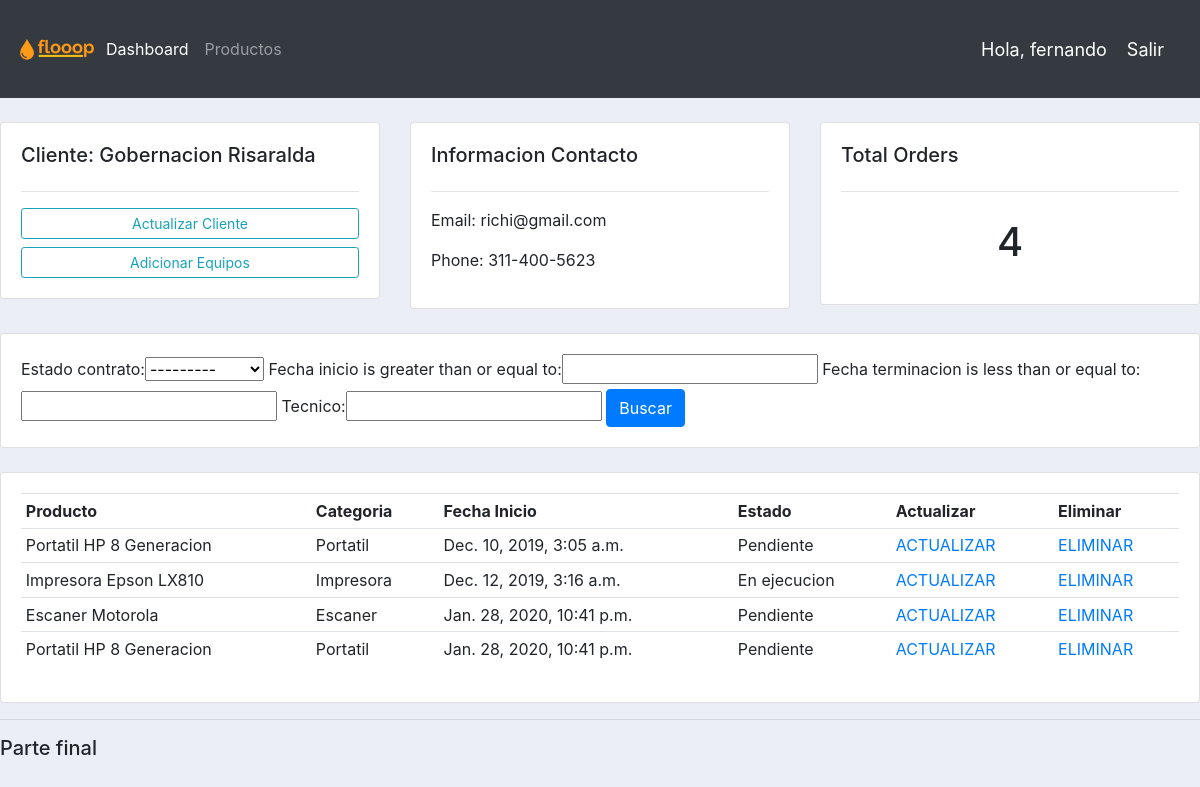
Screenshot of /clientes/1/ (signed in) with the database file from the repository.
### webapp/models.py (models this page shows, shortened)
class Cliente(models.Model):
  TIPO_CLIENTE = (
    ('Gobierno', 'Gobierno'),
    ('Particular', 'Particular'),
    ('Empresarial', 'Empresarial'),
  )
  NIT = models.CharField(max_length=40, null=True)
  nombre = models.CharField(max_length=100, null=True)
  direccion = models.CharField(max_length=200, null=True)
  telefono = models.CharField(max_length=40, null=True)
  email = models.CharField(max_length=100, null=True)
  tipo_cliente = models.CharField(max_length=40, null=True, choices=TIPO_CLIENTE)
  fecha_creacion = models.DateTimeField(auto_now_add=True, null=True)

class Contrato(models.Model):
  ESTADO_CONTRATO = (
    ('En ejecucion', 'En ejecucion'),
    ('Terminado', 'Terminado'),
    ('Pendiente', 'Pendiente'),
    ('Cancelado', 'Cancelado'),
  )
  TECNICO = (
    ('Ricardo Aleman', 'Ricardo Aleman'),
    ('Hernan Vidaure', 'Hernan Vidaure'),
    ('Jeyson Porras', 'Jeyson Porras'),
    ('Natalia Ramirez', 'Natalia Ramirez'),
  )
  cliente = models.ForeignKey(Cliente, null=True, on_delete=models.SET_NULL)
  equipo = models.ForeignKey(Equipo, null=True, on_delete=models.SET_NULL)
  nroContrato = models.CharField(max_length=30, null=True)
  fecha_inicio = models.DateTimeField(auto_now_add=True, null=True)
  fecha_terminacion = models.DateTimeField(auto_now_add=True, null=True)
  print = models.CharField(max_length=100, null=True)
  fecha_creacion = models.DateTimeField(auto_now_add=True, null=True)
  valor = models.FloatField(null=True)
  estado_contrato = models.CharField(max_length=60, null=True, choices=ESTADO_CONTRATO)
  tecnico = models.CharField(max_length=60, null=True, choices=TECNICO)

class Equipo(models.Model):
  TIPO_EQUIPO = (
    ('Impresora', 'Impresora'),
    ('Escritorio', 'Escritorio'),
    ('Portatil', 'Portatil'),
    ('Escaner', 'Escaner'),
  )
  CONDICION_EQUIPO = (
    ('Dañado', 'Dañado'),
    ('Utilizable', 'Utilizable'),
    ('Reparado', 'Reparado'),
    ('EsperaRepuesto', 'EsperaRepuesto'),
  )
  nombre = models.CharField(max_length=120, null=True)
  tipo_equipo = models.CharField(max_length=40, null=True, choices=TIPO_EQUIPO)
  serial = models.CharField(max_length=40, null=True)
  marca = models.CharField(max_length=40, null=True)
  proveedor = models.CharField(max_length=40, null=True)
  caracteristicas = models.CharField(max_length=400, null=True)
  condicion_equipo = models.CharField(max_length=40, null=True, choices=CONDICION_EQUIPO)
  anotaciones = models.CharField(max_length=100, null=True)
  fecha_creacion = models.DateTimeField(auto_now_add=True, null=True)
  costo_reposicion = models.FloatField(null=True)
  def __str__(self):
    return self.nombre

### webapp/decorators.py (the view)
        def wrapper_func(request, *args, **kwargs):
            group = None
            if request.user.groups.exists():
                group = request.user.groups.all()[0].name
            if group in allowed_roles:
                return view_func(request, *args, **kwargs)
            else:
                return HttpResponse('No estas autorizado para esta pagina')

### webapp/views.py (called while the page is built)
@login_required(login_url='login')
@usuario_permitido(allowed_roles=['admin'])
def clientes(request, pk_test):
    cliente = Cliente.objects.get(id=pk_test)
    contratos = cliente.contrato_set.all()
    contrato_count = contratos.count()
    myFilter = ContratoFilter(request.GET, queryset=contratos)
    contratos = myFilter.qs
    context = {'cliente': cliente, 'contratos': contratos, 'contrato_count': contrato_count,
               'myFilter':myFilter}
    return render(request, 'webapp/clientes.html', context)

### webapp/templates/webapp/clientes.html
{%  extends 'webapp/main.html' %}
{% block contenido %}
<br>
<div class="row">
	<div class="col-md">
		<div class="card card-body">
			<h5>Cliente: {{ cliente.nombre}}</h5>
			<hr>
			<a class="btn btn-outline-info  btn-sm btn-block" href="">Actualizar Cliente</a>
			<a class="btn btn-outline-info  btn-sm btn-block" href="{% url 'crear_contrato' cliente.id  %}">Adicionar Equipos</a>
		</div>
	</div>
	<div class="col-md">
		<div class="card card-body">
			<h5>Informacion Contacto</h5>
			<hr>
			<p>Email: {{cliente.email}} </p>
			<p>Phone: {{cliente.telefono}}</p>
		</div>
	</div>
	<div class="col-md">
		<div class="card card-body">
			<h5>Total Orders</h5>
			<hr>
			<h1 style="text-align: center;padding: 10px">{{contrato_count}}</h1>
		</div>
	</div>
</div>
<br>
<div class="row">
	<div class="col">
		<div class="card card-body">
			<form method="GET">
				{{myFilter.form}}
		    <button class="btn btn-primary" type="submit">Buscar</button>
		  </form>
		</div>
	</div>
</div>
<br>
<div class="row">
	<div class="col-md">
		<div class="card card-body">
			<table class="table table-sm">
				<tr>
					<th>Producto</th>
					<th>Categoria</th>
					<th>Fecha Inicio</th>
					<th>Estado</th>
					<th>Actualizar</th>
					<th>Eliminar</th>
				</tr>
				{% for contrato in contratos %}
						<tr>
							<td>{{contrato.equipo}}</td>
							<td>{{contrato.equipo.tipo_equipo}}</td>
							<td>{{contrato.fecha_creacion}}</td>
							<td>{{contrato.estado_contrato}}</td>
							<td><a href="{% url 'actualizar_contrato' contrato.id  %}">ACTUALIZAR</a></td>
							<td><a href="{% url 'borrar_contrato' contrato.id  %}">ELIMINAR</a></td>
						</tr>
						{% endfor %}
			</table>
		</div>
	</div>
</div>
{% endblock %}

### webapp/templates/webapp/navbar.html (shortened to what this page needs)
{% load static %}
<nav class="navbar navbar-expand-lg navbar-dark bg-dark">
  <img src="{% static 'images/logo.png' %}" alt="Smiley face" height="82" width="82">
  <div class="collapse navbar-collapse" id="navbarNav">
    <ul class="navbar-nav">
      {% if request.user.is_staff %}
      <li class="nav-item active">
        <a class="nav-link" href="{% url 'inicio' %}">Dashboard </a>
      </li>
      <li class="nav-item">
        <a class="nav-link" href="{% url 'productos' %}">Productos</a>
      </li>
      {% endif %}
    </ul>
  </div>
  <span class="hello-msg">Hola, {{request.user}}</span>
  <span ><a class="hello-msg" href="{% url 'logout' %}">Salir</a></span>
</nav>

### webapp/templates/webapp/main.html (style rules this page uses)
body { background-color: #ebeff5; }

### webapp/templates/webapp/navbar.html (style rules this page uses)
.hello-msg { font-size: 18px; color: #fff; margin-right: 20px; }

### rows the page displays
Cliente: nombre "Gobernacion Risaralda", email "richi@gmail.com", telefono "311-400-5623"
Contrato: equipo "Portatil HP 8 Generacion", equipo.tipo_equipo "Portatil", fecha_creacion "Dec. 10, 2019, 3:05 a.m.", estado_contrato "Pendiente"
Contrato: equipo "Impresora Epson LX810", equipo.tipo_equipo "Impresora", fecha_creacion "Dec. 12, 2019, 3:16 a.m.", estado_contrato "En ejecucion"
Contrato: equipo "Escaner Motorola", equipo.tipo_equipo "Escaner", fecha_creacion "Jan. 28, 2020, 10:41 p.m.", estado_contrato "Pendiente"
Contrato: equipo "Portatil HP 8 Generacion", equipo.tipo_equipo "Portatil", fecha_creacion "Jan. 28, 2020, 10:41 p.m.", estado_contrato "Pendiente"

### other values shown
{{ request.user }} "fernando"
{{ contrato_count }} "4"
